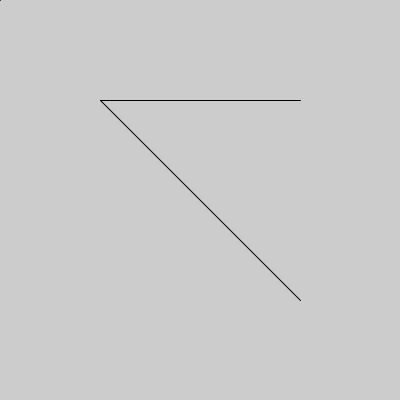
Frame 1 (no input)
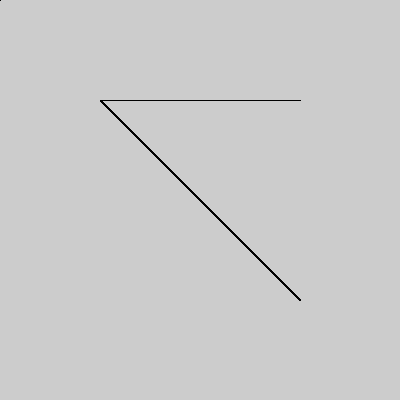
Frame 60 (the mouse pressed at the canvas centre just before this capture)
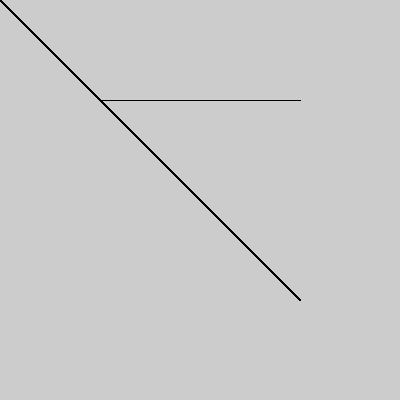
Frame 120 (the mouse held since frame 60 and released just before this capture)

The Processing sketch that drew these frames (run headless with seeded random() and noise(); from frame 60 on, the mouse is pressed at the canvas centre):

// Processing sketch: distancia
// ── distancia.pde
float distancia; // declaro variable de tipo flotante (con decimales) 
void setup() {
  size(400, 400);
}
void draw() {
  line(100, 100, 300, 100);
  line(100, 100, 300, 300);

  distancia = dist(0, 0, mouseX, mouseY); 
  /* dist() calcula a qué distancia, en pixeles, está el mouse de la esquina superior izquierda
  y guarda ese dato en la variable distancia*/
  
  line(0, 0, mouseX, mouseY);

  println(distancia); // imprimimos en la consola el valor de distancia
}
